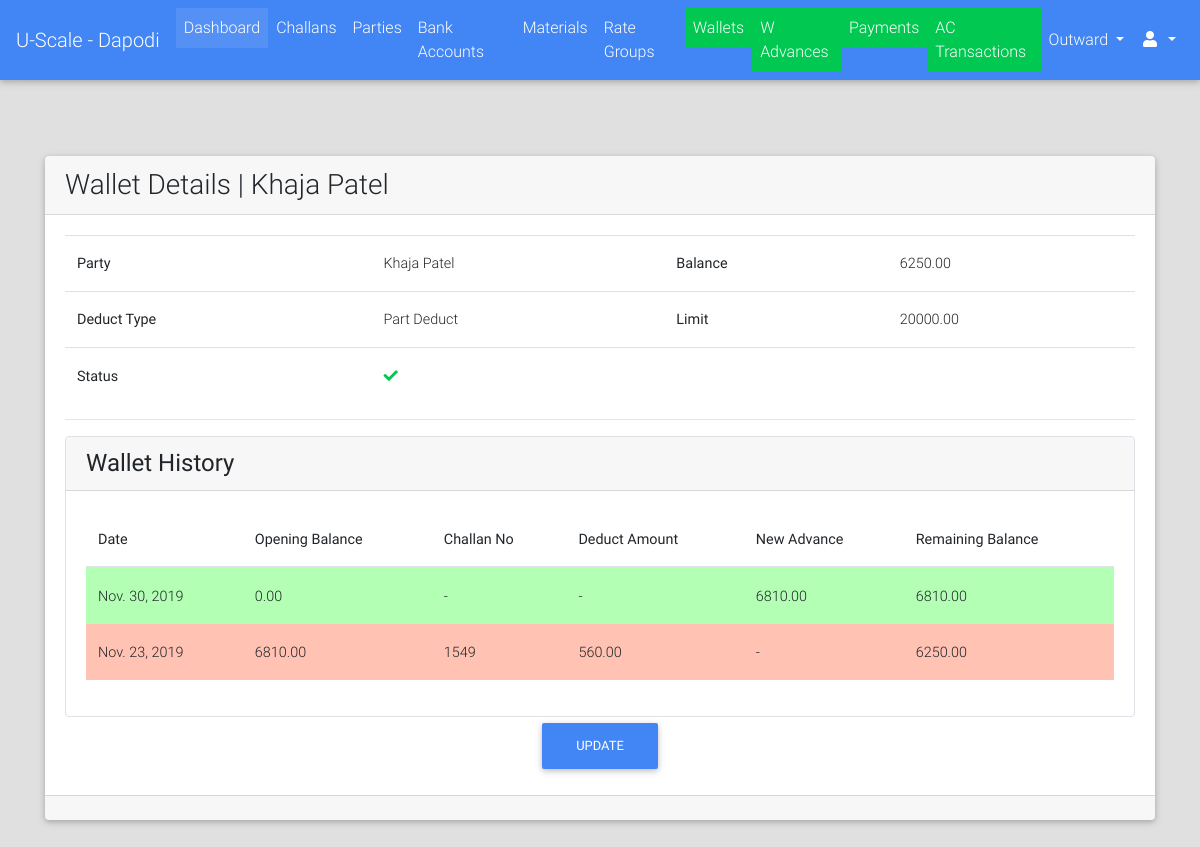
Page /parties/wallet/detail/8/ (signed in) on the earlier database version.
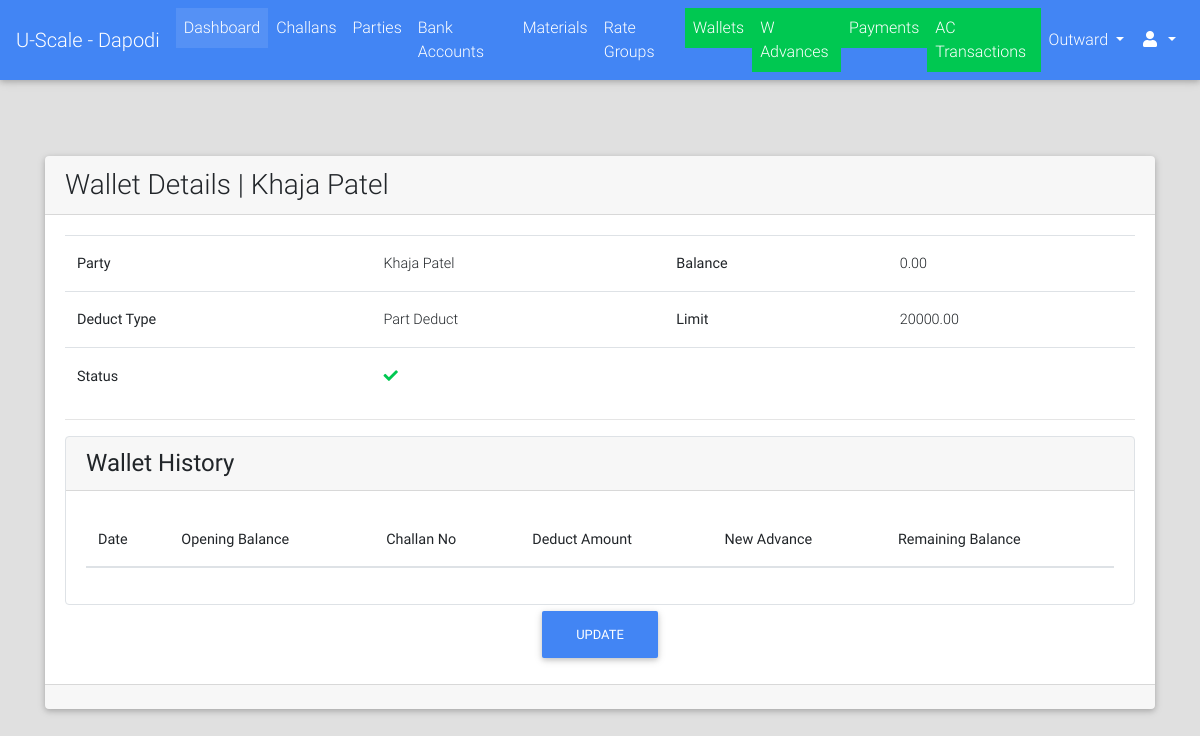
Same page on the later database version.
### parties/models.py (models this page shows, shortened)
class Wallet(models.Model):
    DEDUCT_TYPE_CHOICES = (("FD", "Full Deduct"), ("PD", "Part Deduct"), ("FXD", "Fix Deduct"))
    party = models.ForeignKey(Party, on_delete=models.CASCADE)
    balance = models.DecimalField(max_digits=9, decimal_places=2, default=Decimal(0.00))
    upper_limit = models.DecimalField(max_digits=9, decimal_places=2, default=20000.00)
    deduct_type = models.CharField(max_length=3, choices=DEDUCT_TYPE_CHOICES)
    fixed_amount = models.DecimalField(max_digits=7, decimal_places=2, blank=True, null=True)
    is_active = models.BooleanField(default=True)

class WalletAdvance(models.Model):
    GATEWAY_CHOICES = (("CS", "Cash"), ("AC", "Account"), ("IP", "In Payment"))
    wallet = models.ForeignKey(Wallet, verbose_name="Party", on_delete=models.CASCADE)
    amount = models.DecimalField(max_digits=9, decimal_places=2)
    gateway = models.CharField(max_length=2, choices=GATEWAY_CHOICES, default="CS")
    opening_balance = models.DecimalField(default=0.0, max_digits=7, decimal_places=2)
    remaining_balance = models.DecimalField(default=0.0, max_digits=7, decimal_places=2)
    payed_on = models.DateField(verbose_name="Payed On")
    image = models.ImageField(upload_to="parties/wallets/advances/", blank=True, null=True)

class Party(models.Model):
    RATE_TYPE_CHOICES = (("GR", "Group Rate"), ("IR", "Individual Rate"))
    rate_type = models.CharField(max_length=2, choices=RATE_TYPE_CHOICES)
    rate_group = models.ForeignKey("rates.RateGroup", on_delete=models.PROTECT, blank=True, null=True)
    name = models.CharField(max_length=128)
    party_code = models.CharField(max_length=32, blank=True)
    address = models.TextField(blank=True)
    phone = models.CharField(max_length=13)
    whatsapp = models.CharField(max_length=13, blank=True)
    email = models.EmailField(blank=True, null=True)
    extra_info = models.TextField(blank=True)
    is_wallet_party = models.BooleanField(default=False)
    is_active = models.BooleanField(default=True)
    @property
    def get_display_text(self):
        return self.name
    class Meta:
        verbose_name = "Party"
        verbose_name_plural = "Parties"

### payments/models.py (models this page shows, shortened)
class WalletTransaction(models.Model):
    payment = models.ForeignKey("Payment", on_delete=models.CASCADE)
    wallet = models.ForeignKey("parties.Wallet", on_delete=models.CASCADE)
    amount = models.DecimalField(max_digits=9, decimal_places=2, default=Decimal(0.00))
    payed_on = models.DateField(blank=True, null=True)
    deducted_amount = models.DecimalField(max_digits=9, decimal_places=2, default=Decimal(0.00))
    previous_balance = models.DecimalField(max_digits=8, decimal_places=2, blank=True, null=True)
    remaining_balance = models.DecimalField(max_digits=8, decimal_places=2, blank=True, null=True)

class Payment(models.Model):
    PAYMENT_MODE_CHOICES = (("DP", "Direct Payment"), ("AL", "Account Less"))
    PAYMENT_STATUS_CHOICES = (("PN", "Pending"), ("DN", "Done"))
    challan = models.OneToOneField("challans.Challan", on_delete=models.CASCADE)
    payment_mode = models.CharField(max_length=2, choices=PAYMENT_MODE_CHOICES, blank=True, null=True)
    status = models.CharField(max_length=2, choices=PAYMENT_STATUS_CHOICES, default="PN")
    payed_amount = models.DecimalField(max_digits=9, decimal_places=2, default=0.00)
    amount = models.DecimalField(max_digits=9, decimal_places=2, null=True, blank=True)
    image = models.ImageField(upload_to="payments/", blank=True, null=True)
    extra_info = models.TextField(blank=True)

### challans/models.py (models this page shows, shortened)
class Challan(models.Model):
    STATUS_CHOICES = (("PN", "Pending"), ("DN", "Done"))
    created_by = models.ForeignKey(User, on_delete=models.PROTECT)
    party = models.ForeignKey("parties.Party", on_delete=models.CASCADE)
    challan_no = models.PositiveIntegerField(unique=True
                                             )
    vehicle_details = models.CharField(max_length=128, blank=True, null=True)
    weights_amount = models.DecimalField(max_digits=9, decimal_places=2, default=decimal.Decimal(0.00))
    extra_charges = models.DecimalField(verbose_name="Kata Charges", max_digits=9, decimal_places=2,
                                        default=decimal.Decimal(0.00), validators=[MinValueValidator(limit_value=0), MaxValueValidator(limit_value=100)])
    round_amount = models.DecimalField(max_digits=4, decimal_places=2, default=decimal.Decimal(0.00), validators=[MinValueValidator(limit_value=-10), MaxValueValidator(limit_value=10)])
    total_amount = models.DecimalField(max_digits=9, decimal_places=2, default=decimal.Decimal(0.00), validators=[MinValueValidator(limit_value=0)])
    image = models.ImageField(upload_to="payments/", blank=True, null=True)
    extra_info = models.TextField(blank=True)
    created_on = models.DateField(verbose_name="Challan Date")
    updated_on = models.DateTimeField(auto_now=True)
    is_entries_done = models.BooleanField(default=False)
    is_reports_done = models.BooleanField(default=False)
    is_rates_assigned = models.BooleanField(default=False)
    is_payed = models.BooleanField(default=False)
    status = models.CharField(max_length=2, choices=STATUS_CHOICES, default="PN")

### parties/views.py (the view)
# urls.py: url(r"^wallet/detail/(?P<id>[0-9]+)/$", views.WalletDetailView.as_view(), name="wallet_detail"),
class WalletDetailView(LoginRequiredMixin, DetailView):
    model = Wallet
    template_name = "parties/wallet_detail.html"
    context_object_name = "wallet"
    slug_field = "id"
    slug_url_kwarg = "id"

### portal/templatetags/constant_tags.py (called while the page is built)
@register.simple_tag
def get_branch_name():
    return settings.BRANCH_NAME

### portal/templates/parties/wallet_detail.html (shortened to what the changed rows need)
{% extends "portal/base.html" %}
{% load static %}
{% load crispy_forms_tags %}
{% block content %}
    <br><br><br>
    <div class="container">
        <div class="card">
            <div class="card-header">
                <div class="row">
                    <div class="col-lg-12 m-auto">
                        <h3 class="m-auto">Wallet Details | {{ wallet.party.get_display_text }}</h3>
                    </div>
                </div>
            </div>
            <div class="card-body">
                <table class="table">
                    <tbody>
                        <tr>
                            <th>Party</th>
                            <td>{{ wallet.party.get_display_text }}</td>
                            <th>Balance</th>
                            <td>{{ wallet.balance }}</td>
                        </tr>
                        <tr>
                            <th>Deduct Type</th>
                            <td>{{ wallet.get_deduct_type_display }}{% if wallet.deduct_type == "FXD" %} ({{ wallet.fixed_amount }}){% endif %}</td>
                            <th>Limit</th>
                            <td>{{ wallet.upper_limit }}</td>
                         </tr>
                        <tr>
                            <th>Status</th>
                        </tr>
                    </tbody>
                </table>
                <div class="card border" style="box-shadow: none">
                    <div class="card-body">
                        <table id="wellet_history_table" class="table table-striped">
                                <thead>
                                    <th>Date</th>
                                    <th>Opening Balance</th>
                                    <th>Challan No</th>
                                    <th>Deduct Amount</th>
                                    <th>New Advance</th>
                                    <th>Remaining Balance</th>
                                </thead>
                                <tbody>
                                    {% for wa in wallet.walletadvance_set.all|dictsortreversed:"id" %}
                                        <tr style="background-color: #b3ffb3">
                                            <td>{{ wa.payed_on }}</td>
                                            <td>{{ wa.opening_balance }}</td>
                                            <td>-</td>
                                            <td>-</td>
                                            <td>{{ wa.amount }}</td>
                                            <td>{{ wa.remaining_balance }}</td>
                                        </tr>
                                    {% endfor %}
                                    {% for wallet_tr in wallet.wallettransaction_set.all|dictsortreversed:"id" %}
                                        <tr style="background-color: #ffc2b3">
                                            <td>{{ wallet_tr.payment.challan.created_on }}</td>
                                            <td>{{ wallet_tr.previous_balance }}</td>
                                            <td>{{ wallet_tr.payment.challan.challan_no }}</td>
                                            <td>{{ wallet_tr.amount }}</td>
                                            <td>-</td>
                                            <td>{{ wallet_tr.remaining_balance }}</td>
                                        </tr>
                                    {% endfor %}
                                </tbody>
                            </table>
                    </div>
                </div>
            </div>
        </div>
    </div>
{% endblock %}

Differences in the rows shown:
removed WalletAdvance: payed_on "Nov. 30, 2019", opening_balance "0.00", amount "6810.00", remaining_balance "6810.00"
removed WalletTransaction: payment.challan.created_on "Nov. 23, 2019", previous_balance "6810.00", payment.challan.challan_no "1549", amount "560.00", remaining_balance "6250.00"
changed Wallet "Part Deduct": balance "6250.00" → "0.00"
